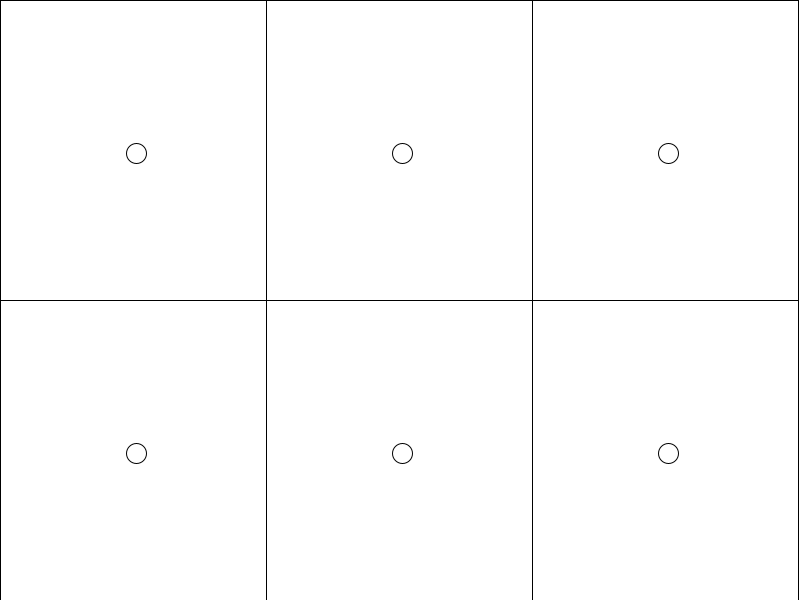
Frame 1 (no input)
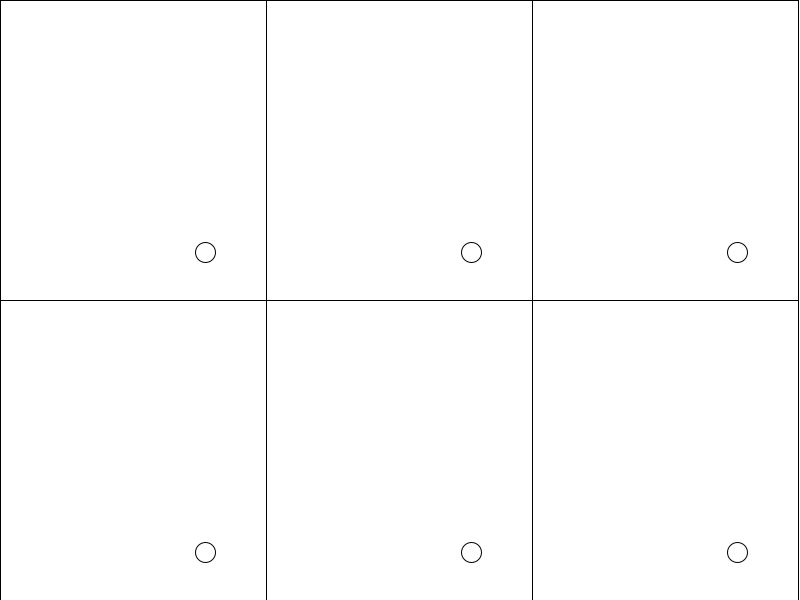
Frame 60 (the mouse pressed at the canvas centre just before this capture)
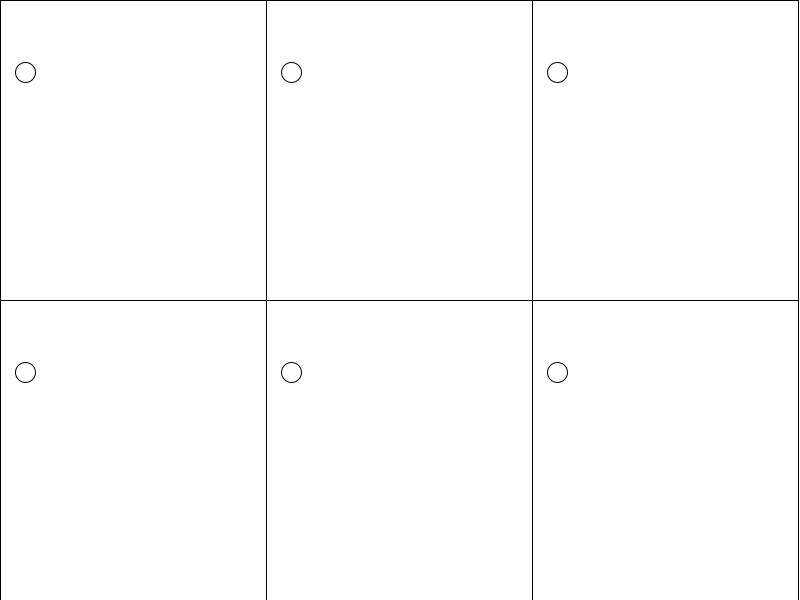
Frame 120 (the mouse held since frame 60 and released just before this capture)

The Processing sketch that drew these frames (run headless with seeded random() and noise(); from frame 60 on, the mouse is pressed at the canvas centre):

// Processing sketch: Array2D
// ── Array2D.pde
Movil[][] grilla;

int filas = 2;
int columnas = 3;

void setup() {
  size(800, 600);

  grilla = new Movil[filas][columnas];

  for (int f = 0; f < filas; f++) {
    for (int c = 0; c < columnas; c++) {
      grilla[f][c] = new Movil(f, c);
    }
  }
}

void draw() {
  background(255);

  int anchoCelda = width / columnas;
  int altoCelda = height / filas;


  for (int f = 0; f < filas; f++) {
    for (int c = 0; c < columnas; c++) {
      rect(c * anchoCelda, f * altoCelda, anchoCelda, altoCelda);
    }
  }


  for (int f = 0; f < filas; f++) {
    for (int c = 0; c < columnas; c++) {
      grilla[f][c].mover();
      grilla[f][c].mostrar();
    }
  }
}

// ── asda.pde









class Movil {
  int fila, columna;
  float x, y;
  float vx, vy;
  int r;

  Movil(int f, int c) {
    fila = f;
    columna = c;

    int anchoCelda = width / columnas;
    int altoCelda = height / filas;

    x = c * anchoCelda + anchoCelda / 2;
    y = f * altoCelda + altoCelda / 2;

    vx = 3;
    vy = 3;

    r = 20;
  }

  void mover() {
    x += vx;
    y += vy;

    int anchoCelda = width / columnas;
    int altoCelda = height / filas;

    float izq = columna * anchoCelda;
    float der = izq + anchoCelda;

    float arriba = fila * altoCelda;
    float abajo = arriba + altoCelda;

    if (x - r/2 < izq || x + r/2 > der) {
      vx *= -1;
    }

    if (y - r/2 < arriba || y + r/2 > abajo) {
      vy *= -1;
    }
  }

  void mostrar() {
    ellipse(x, y, r, r);
  }
}
